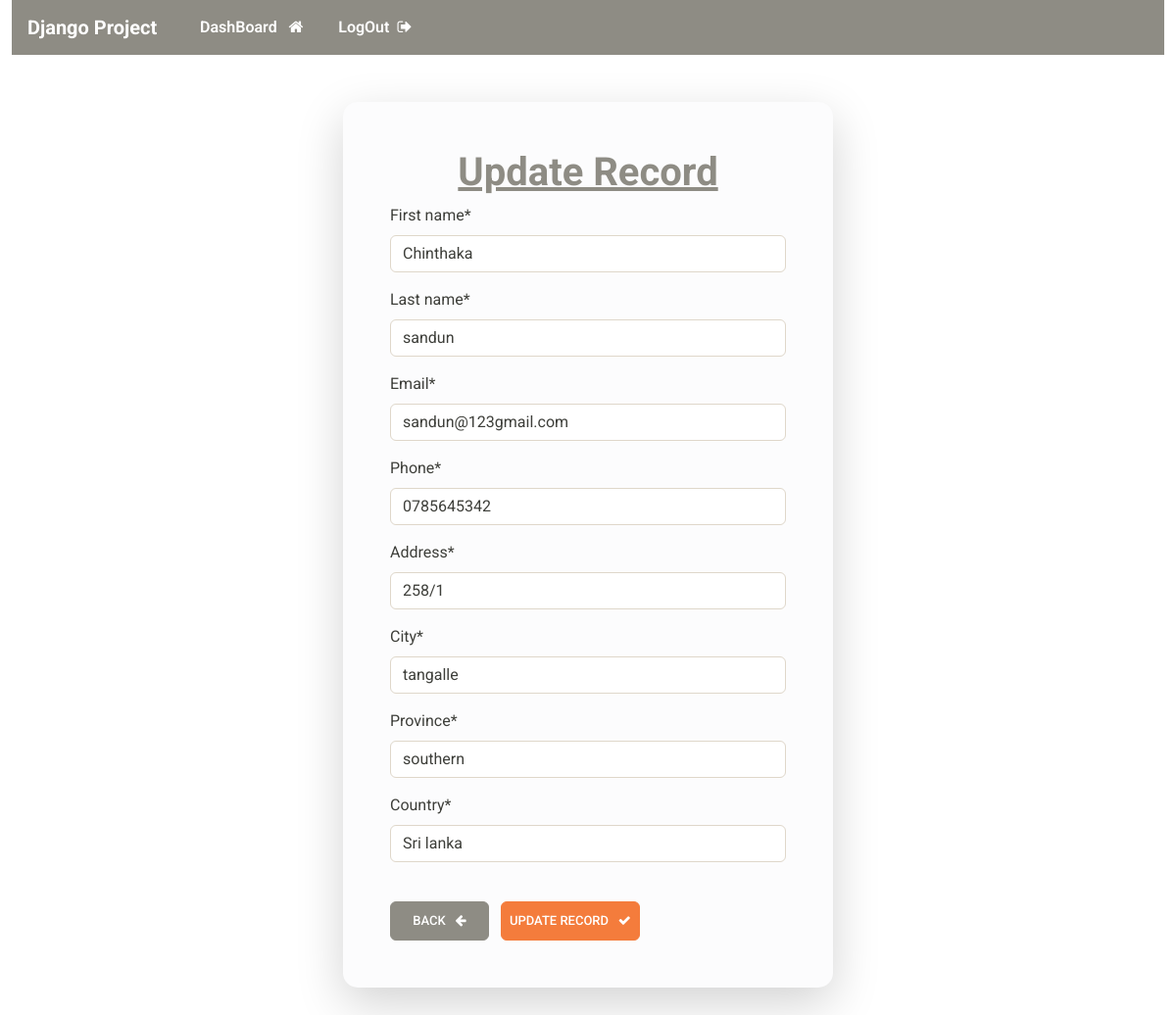
Screenshot of /updaterecord/6 (signed in) with the database file from the repository.
### webapp/models.py (models this page shows, shortened)
class Record(models.Model):
    creation_date=models.DateTimeField(auto_now_add=True)
    first_name=models.CharField(max_length=255)
    last_name=models.CharField(max_length=255)
    email=models.EmailField(max_length=255)
    phone=models.CharField(max_length=20)
    address=models.CharField(max_length=255)
    city=models.CharField(max_length=255)
    province=models.CharField(max_length=200)
    country=models.CharField(max_length=200)

### webapp/views.py (the view)
# urls.py: path('updaterecord/<int:pk>',views.updateRecord,name="updateRecord"),
@login_required(login_url='mylogin')
def updateRecord(request,pk):
    record=Record.objects.get(id=pk)
    form=UpdateRecord(instance=record)
    if(request.method == 'POST'):
        form=UpdateRecord(request.POST, instance=record)
        if form.is_valid():
            form.save()
            messages.success(request,"Record updated successfully")
            return redirect('dashboard')
    context={
        'form': form,
    }
    return render(request,'webapp/update-record.html',context=context)

### webapp/forms.py
class UpdateRecord(forms.ModelForm):
    class Meta:
        model = Record
        fields=["first_name", "last_name", "email","phone","address","city","province","country"]

### webapp/templates/webapp/update-record.html (shortened to what this page needs)
{% extends 'webapp/base.html' %} {% load crispy_forms_tags %}
{% block content %}
<body>
  <div
    class="container shadow-lg p-5 bg-light-subtle register-layout mt-4 mb-5"
  >
    <h1 class="text-center text-secondary text-decoration-underline fw-bolder">
      Update Record
    </h1>
    <form method="POST" autocomplete="off">
      {% csrf_token %} {{ form|crispy }}
      <br />
      <a class="btn btn-secondary p-2 w-25" href="{% url 'dashboard' %}">
        Back &nbsp;
        <i class="fa fa-arrow-left" aria-hidden="true"></i>
      </a>
      <button type="submit" class="btn btn-warning p-2">
        Update Record &nbsp; <i class="fa fa-check" aria-hidden="true"></i>
      </button>
      <br />
    </form>
  </div>
</body>
{% endblock %}

### static/css/styles.css (style rules this page uses)
.register-layout { border-radius: 15px; width: 500px; }

### rows the page displays
Record: first_name "Chinthaka", last_name "sandun", email "sandun@123gmail.com", phone "0785645342", address "258/1", city "tangalle", province "southern", country "Sri lanka"
